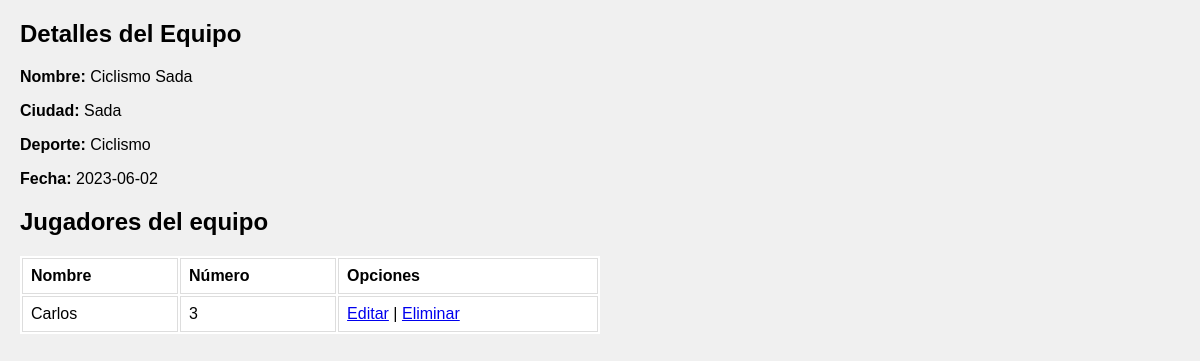
The page /equipos/ver_equipo.php?id=51 on the database its author committed.
### tables this page shows
CREATE TABLE `equipo` (
  `nombre` varchar(50) DEFAULT NULL,
  `ciudad` varchar(50) DEFAULT NULL,
  `deporte` varchar(50) DEFAULT NULL,
  `fecha` date DEFAULT NULL,
  `id` int(11) NOT NULL AUTO_INCREMENT,
  PRIMARY KEY (`id`)
);

CREATE TABLE `jugador` (
  `id` int(11) NOT NULL AUTO_INCREMENT,
  `nombre` varchar(100) DEFAULT NULL,
  `numero` int(11) DEFAULT NULL,
  `equipo_id` int(11) DEFAULT NULL,
  PRIMARY KEY (`id`),
  KEY `equipo_id` (`equipo_id`),
  CONSTRAINT `jugador_ibfk_1` FOREIGN KEY (`equipo_id`) REFERENCES `equipo` (`id`)
);

### model/EquipoModel.php (called while the page is built, shortened)
<?php
class EquipoModel
{
    private $host = 'localhost';
    private $usuario = 'root';
    private $contrasena = '';
    private $db_nombre = 'deportes';
    private $puerto = 3307;
    private $conexion;
    public function __construct()
    {
        $this->conexion = new mysqli($this->host, $this->usuario, $this->contrasena, $this->db_nombre, $this->puerto);
    }
    public function obtenerEquipoPorId($equipoId)
    {
        if (!empty($equipoId) && is_numeric($equipoId)) {
            $query = "SELECT * FROM Equipo WHERE id = $equipoId";
            $result = $this->conexion->query($query);
            if ($result && $result->num_rows > 0) {
                return $result->fetch_assoc();
            }
        }
        return null;
    }
}
?>

### model/JugadorModel.php (called while the page is built, shortened)
<?php
class JugadorModel
{
    private $host = 'localhost';
    private $usuario = 'root';
    private $contrasena = '';
    private $db_nombre = 'deportes';
    private $puerto = 3307;
    private $conexion;
    public function __construct()
    {
        $this->conexion = new mysqli($this->host, $this->usuario, $this->contrasena, $this->db_nombre, $this->puerto);
    }
    public function obtenerJugadoresPorEquipo($equipoId)
    {
        $query = "SELECT * FROM Jugador WHERE equipo_id = $equipoId";
        $result = $this->conexion->query($query);
        $jugadores = array();
        while ($row = $result->fetch_assoc()) {
            $jugadores[] = $row;
        }
        return $jugadores;
    }
}
?>

### equipos/ver_equipo.php (the view, shortened to what this page needs)
<!DOCTYPE html>
<html>
<head>
</head>
<body>
    <?php
    require_once __DIR__ . '/../model/EquipoModel.php';
    require_once __DIR__ . '/../model/JugadorModel.php';
    $equipoId = $_GET['id'];
    $equipoModel = new EquipoModel();
    $jugadorModel = new JugadorModel();
    $equipo = $equipoModel->obtenerEquipoPorId($equipoId);
    if ($equipo) {
        echo "<h2>Detalles del Equipo</h2>";
        echo "<p><strong>Nombre:</strong> {$equipo['nombre']}</p>";
        echo "<p><strong>Ciudad:</strong> {$equipo['ciudad']}</p>";
        echo "<p><strong>Deporte:</strong> {$equipo['deporte']}</p>";
        echo "<p><strong>Fecha:</strong> {$equipo['fecha']}</p>";
        $jugadores = $jugadorModel->obtenerJugadoresPorEquipo($equipoId);
        if ($jugadores) {
            echo "<h2>Jugadores del equipo</h2>";
            echo "<table>";
            echo "<tr><th>Nombre</th><th>Número</th><th>Opciones</th></tr>";
            foreach ($jugadores as $jugador) {
                echo "<tr>";
                echo "<td>{$jugador['nombre']}</td>";
                echo "<td>{$jugador['numero']}</td>";
                echo "<td>";
                echo "<a href='../jugadores/editar_jugador.php?id={$jugador['id']}'>Editar</a> ";
                echo " | ";
                echo "<a href='../jugadores/eliminar_jugador.php?id={$jugador['id']}'>Eliminar</a>";
                echo "</td>";
                echo "</tr>";
            }
            echo "</table>";
        } else {
            echo "No hay jugadores asociados a este equipo.";
        }
    }
    ?>
</body>
</html>

### equipos/ver_equipo.php (style rules this page uses)
body { font-family: Arial, sans-serif; margin: 20px; background-color: #f0f0f0; }
table { width: 50%; background-color: #fff; }
th, td { border: 1px solid #dddddd; padding: 8px; text-align: left; }

### rows shown on the page
equipo: nombre "Ciclismo Sada", ciudad "Sada", deporte "Ciclismo", fecha "2023-06-02"
jugador: nombre "Carlos", numero "3"
